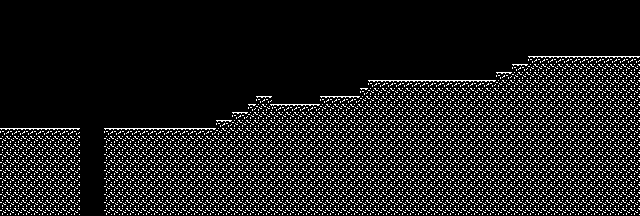

A level layout from a 2D game, rendered from its tile map. Below: a short description, then the map file with tile-grid data replaced by summaries:
An orthogonal 80x27 tile map with 8x8 px tiles, 5 tile layers (platform, platform_purple, platform_green, platform_red, ...) and 15 objects (6x spike, 5x jewel, 2x ghost, player, gate).

<map version="1.10" tiledversion="1.12.0" orientation="orthogonal" renderorder="right-down" width="80" height="27" tilewidth="8" tileheight="8" infinite="0" nextlayerid="8" nextobjectid="21">
 <tileset firstgid="1" name="tileset" tilewidth="8" tileheight="8" tilecount="256" columns="16">
  <image source="../../tileset.png" width="128" height="128" />
 </tileset>
 <layer id="2" name="platform" width="80" height="27">
  <data>[2160 cells, 1159 non-empty, 2 distinct tile ids]</data>
 </layer>
 <layer id="3" name="platform_purple" width="80" height="27">
  <data>[2160 cells, 0 non-empty, 0 distinct tile ids]</data>
 </layer>
 <layer id="4" name="platform_green" width="80" height="27">
  <data>[2160 cells, 0 non-empty, 0 distinct tile ids]</data>
 </layer>
 <layer id="5" name="platform_red" width="80" height="27">
  <data>[2160 cells, 0 non-empty, 0 distinct tile ids]</data>
 </layer>
 <layer id="6" name="platform_cream" width="80" height="27">
  <data>[2160 cells, 0 non-empty, 0 distinct tile ids]</data>
 </layer>
 <objectgroup id="7" name="entities" class="ghost">
  <object id="2" type="player" gid="77" x="16" y="112" width="8" height="8" />
  <object id="3" type="gate" gid="58" x="600" y="56" width="8" height="8" />
  <object id="4" type="ghost" gid="60" x="168" y="120" width="8" height="8" />
  <object id="5" type="spike" gid="90" x="272" y="104" width="8" height="8" />
  <object id="10" type="spike" gid="90" x="280" y="104" width="8" height="8" />
  <object id="11" type="spike" gid="90" x="288" y="104" width="8" height="8" />
  <object id="12" type="spike" gid="90" x="296" y="104" width="8" height="8" />
  <object id="13" type="spike" gid="90" x="304" y="104" width="8" height="8" />
  <object id="14" type="spike" gid="90" x="312" y="104" width="8" height="8" />
  <object id="15" type="ghost" gid="60" x="424" y="72" width="8" height="8" />
  <object id="16" type="jewel" gid="63" x="216" y="120" width="8" height="8" />
  <object id="17" type="jewel" gid="63" x="256" y="96" width="8" height="8" />
  <object id="18" type="jewel" gid="63" x="336" y="96" width="8" height="8" />
  <object id="19" type="jewel" gid="63" x="464" y="80" width="8" height="8" />
  <object id="20" type="jewel" gid="63" x="544" y="56" width="8" height="8" />
 </objectgroup>
</map>
